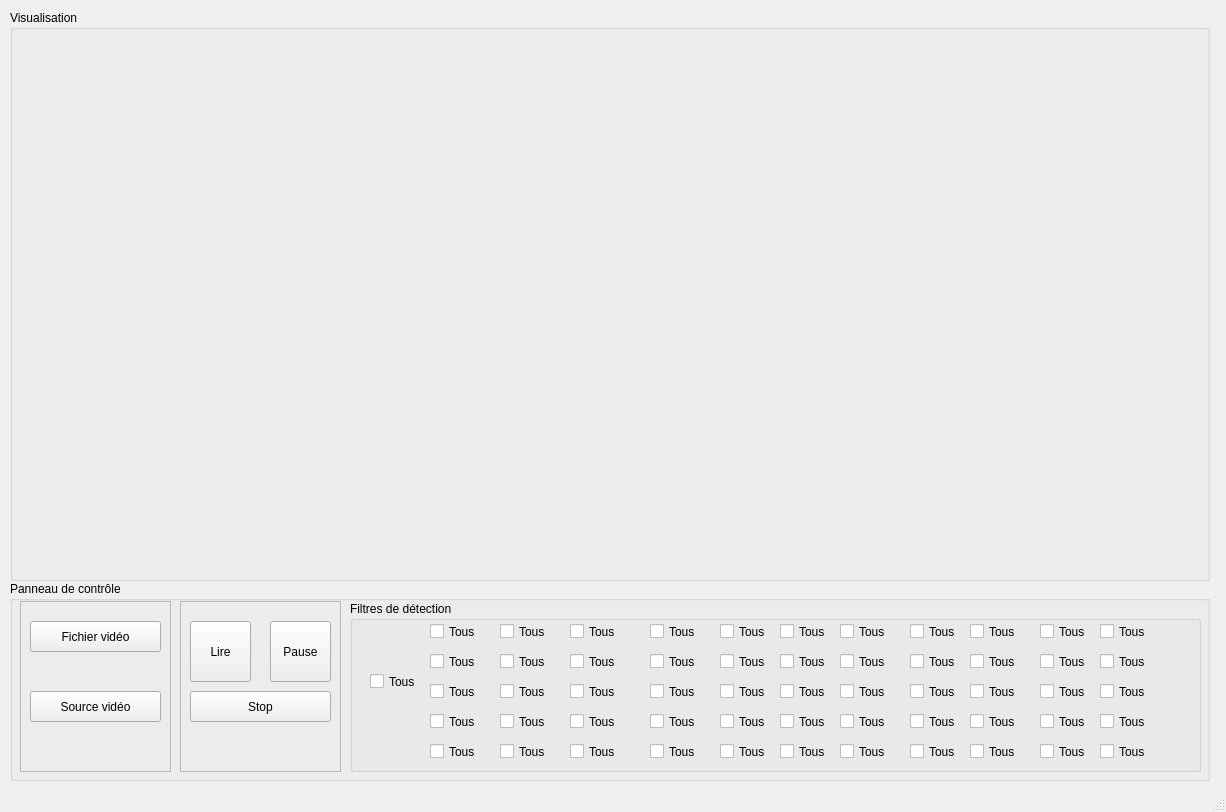
<?xml version="1.0" encoding="UTF-8"?>
<ui version="4.0">
 <class>MainWindow</class>
 <widget class="QMainWindow" name="MainWindow">
  <property name="geometry">
   <rect>
    <x>0</x>
    <y>0</y>
    <width>1226</width>
    <height>812</height>
   </rect>
  </property>
  <property name="windowTitle">
   <string>MainWindow</string>
  </property>
  <widget class="QWidget" name="centralwidget">
   <widget class="QWidget" name="verticalLayoutWidget">
    <property name="geometry">
     <rect>
      <x>10</x>
      <y>10</y>
      <width>1201</width>
      <height>771</height>
     </rect>
    </property>
    <layout class="QVBoxLayout" name="sections">
     <property name="spacing">
      <number>0</number>
     </property>
     <property name="sizeConstraint">
      <enum>QLayout::SetDefaultConstraint</enum>
     </property>
     <property name="leftMargin">
      <number>0</number>
     </property>
     <property name="rightMargin">
      <number>0</number>
     </property>
     <item>
      <widget class="QGroupBox" name="conteneur_video">
       <property name="maximumSize">
        <size>
         <width>1200</width>
         <height>600</height>
        </size>
       </property>
       <property name="title">
        <string>Visualisation</string>
       </property>
       <widget class="QLabel" name="label">
        <property name="geometry">
         <rect>
          <x>160</x>
          <y>20</y>
          <width>871</width>
          <height>541</height>
         </rect>
        </property>
        <property name="text">
         <string/>
        </property>
        <property name="pixmap">
         <pixmap>../../../Pictures/fgpvtnw0zbz11.jpg</pixmap>
        </property>
        <property name="scaledContents">
         <bool>true</bool>
        </property>
       </widget>
      </widget>
     </item>
     <item>
      <widget class="QGroupBox" name="conteneur_controles">
       <property name="maximumSize">
        <size>
         <width>1200</width>
         <height>200</height>
        </size>
       </property>
       <property name="title">
        <string>Panneau de contrôle</string>
       </property>
       <widget class="QFrame" name="controles_source">
        <property name="geometry">
         <rect>
          <x>10</x>
          <y>20</y>
          <width>151</width>
          <height>171</height>
         </rect>
        </property>
        <property name="frameShape">
         <enum>QFrame::StyledPanel</enum>
        </property>
        <property name="frameShadow">
         <enum>QFrame::Raised</enum>
        </property>
        <widget class="QPushButton" name="btn_fichier">
         <property name="geometry">
          <rect>
           <x>10</x>
           <y>20</y>
           <width>131</width>
           <height>31</height>
          </rect>
         </property>
         <property name="text">
          <string>Fichier vidéo</string>
         </property>
        </widget>
        <widget class="QPushButton" name="btn_source">
         <property name="geometry">
          <rect>
           <x>10</x>
           <y>90</y>
           <width>131</width>
           <height>31</height>
          </rect>
         </property>
         <property name="text">
          <string>Source vidéo</string>
         </property>
        </widget>
       </widget>
       <widget class="QFrame" name="controles_lecture">
        <property name="geometry">
         <rect>
          <x>170</x>
          <y>20</y>
          <width>161</width>
          <height>171</height>
         </rect>
        </property>
        <property name="frameShape">
         <enum>QFrame::StyledPanel</enum>
        </property>
        <property name="frameShadow">
         <enum>QFrame::Raised</enum>
        </property>
        <widget class="QPushButton" name="btn_lecture">
         <property name="geometry">
          <rect>
           <x>10</x>
           <y>20</y>
           <width>61</width>
           <height>61</height>
          </rect>
         </property>
         <property name="text">
          <string>Lire</string>
         </property>
        </widget>
        <widget class="QPushButton" name="btn_pause">
         <property name="geometry">
          <rect>
           <x>90</x>
           <y>20</y>
           <width>61</width>
           <height>61</height>
          </rect>
         </property>
         <property name="text">
          <string>Pause</string>
         </property>
        </widget>
        <widget class="QPushButton" name="btn_stop">
         <property name="geometry">
          <rect>
           <x>10</x>
           <y>90</y>
           <width>141</width>
           <height>31</height>
          </rect>
         </property>
         <property name="text">
          <string>Stop</string>
         </property>
        </widget>
       </widget>
       <widget class="QGroupBox" name="controles_filtres">
        <property name="geometry">
         <rect>
          <x>340</x>
          <y>20</y>
          <width>851</width>
          <height>171</height>
         </rect>
        </property>
        <property name="title">
         <string>Filtres de détection</string>
        </property>
        <widget class="QCheckBox" name="checkBox">
         <property name="geometry">
          <rect>
           <x>20</x>
           <y>70</y>
           <width>51</width>
           <height>21</height>
          </rect>
         </property>
         <property name="text">
          <string>Tous</string>
         </property>
        </widget>
        <widget class="QCheckBox" name="checkBox_2">
         <property name="geometry">
          <rect>
           <x>80</x>
           <y>50</y>
           <width>61</width>
           <height>21</height>
          </rect>
         </property>
         <property name="text">
          <string>Tous</string>
         </property>
        </widget>
        <widget class="QCheckBox" name="checkBox_3">
         <property name="geometry">
          <rect>
           <x>80</x>
           <y>20</y>
           <width>61</width>
           <height>21</height>
          </rect>
         </property>
         <property name="text">
          <string>Tous</string>
         </property>
        </widget>
        <widget class="QCheckBox" name="checkBox_4">
         <property name="geometry">
          <rect>
           <x>80</x>
           <y>80</y>
           <width>61</width>
           <height>21</height>
          </rect>
         </property>
         <property name="text">
          <string>Tous</string>
         </property>
        </widget>
        <widget class="QCheckBox" name="checkBox_5">
         <property name="geometry">
          <rect>
           <x>80</x>
           <y>110</y>
           <width>61</width>
           <height>21</height>
          </rect>
         </property>
         <property name="text">
          <string>Tous</string>
         </property>
        </widget>
        <widget class="QCheckBox" name="checkBox_6">
         <property name="geometry">
          <rect>
           <x>80</x>
           <y>140</y>
           <width>61</width>
           <height>21</height>
          </rect>
         </property>
         <property name="text">
          <string>Tous</string>
         </property>
        </widget>
        <widget class="QCheckBox" name="checkBox_7">
         <property name="geometry">
          <rect>
           <x>150</x>
           <y>50</y>
           <width>61</width>
           <height>21</height>
          </rect>
         </property>
         <property name="text">
          <string>Tous</string>
         </property>
        </widget>
        <widget class="QCheckBox" name="checkBox_8">
         <property name="geometry">
          <rect>
           <x>150</x>
           <y>140</y>
           <width>61</width>
           <height>21</height>
          </rect>
         </property>
         <property name="text">
          <string>Tous</string>
         </property>
        </widget>
        <widget class="QCheckBox" name="checkBox_9">
         <property name="geometry">
          <rect>
           <x>150</x>
           <y>110</y>
           <width>61</width>
           <height>21</height>
          </rect>
         </property>
         <property name="text">
          <string>Tous</string>
         </property>
        </widget>
        <widget class="QCheckBox" name="checkBox_10">
         <property name="geometry">
          <rect>
           <x>150</x>
           <y>80</y>
           <width>61</width>
           <height>21</height>
          </rect>
         </property>
         <property name="text">
          <string>Tous</string>
         </property>
        </widget>
        <widget class="QCheckBox" name="checkBox_11">
         <property name="geometry">
          <rect>
           <x>150</x>
           <y>20</y>
           <width>61</width>
           <height>21</height>
          </rect>
         </property>
         <property name="text">
          <string>Tous</string>
         </property>
        </widget>
        <widget class="QCheckBox" name="checkBox_12">
         <property name="geometry">
          <rect>
           <x>220</x>
           <y>80</y>
           <width>61</width>
           <height>21</height>
          </rect>
         </property>
         <property name="text">
          <string>Tous</string>
         </property>
        </widget>
        <widget class="QCheckBox" name="checkBox_13">
         <property name="geometry">
          <rect>
           <x>220</x>
           <y>20</y>
           <width>61</width>
           <height>21</height>
          </rect>
         </property>
         <property name="text">
          <string>Tous</string>
         </property>
        </widget>
        <widget class="QCheckBox" name="checkBox_14">
         <property name="geometry">
          <rect>
           <x>220</x>
           <y>50</y>
           <width>61</width>
           <height>21</height>
          </rect>
         </property>
         <property name="text">
          <string>Tous</string>
         </property>
        </widget>
        <widget class="QCheckBox" name="checkBox_15">
         <property name="geometry">
          <rect>
           <x>220</x>
           <y>140</y>
           <width>61</width>
           <height>21</height>
          </rect>
         </property>
         <property name="text">
          <string>Tous</string>
         </property>
        </widget>
        <widget class="QCheckBox" name="checkBox_16">
         <property name="geometry">
          <rect>
           <x>220</x>
           <y>110</y>
           <width>61</width>
           <height>21</height>
          </rect>
         </property>
         <property name="text">
          <string>Tous</string>
         </property>
        </widget>
        <widget class="QCheckBox" name="checkBox_17">
         <property name="geometry">
          <rect>
           <x>300</x>
           <y>50</y>
           <width>61</width>
           <height>21</height>
          </rect>
         </property>
         <property name="text">
          <string>Tous</string>
         </property>
        </widget>
        <widget class="QCheckBox" name="checkBox_18">
         <property name="geometry">
          <rect>
           <x>300</x>
           <y>20</y>
           <width>61</width>
           <height>21</height>
          </rect>
         </property>
         <property name="text">
          <string>Tous</string>
         </property>
        </widget>
        <widget class="QCheckBox" name="checkBox_19">
         <property name="geometry">
          <rect>
           <x>300</x>
           <y>140</y>
           <width>61</width>
           <height>21</height>
          </rect>
         </property>
         <property name="text">
          <string>Tous</string>
         </property>
        </widget>
        <widget class="QCheckBox" name="checkBox_20">
         <property name="geometry">
          <rect>
           <x>300</x>
           <y>110</y>
           <width>61</width>
           <height>21</height>
          </rect>
         </property>
         <property name="text">
          <string>Tous</string>
         </property>
        </widget>
        <widget class="QCheckBox" name="checkBox_21">
         <property name="geometry">
          <rect>
           <x>300</x>
           <y>80</y>
           <width>61</width>
           <height>21</height>
          </rect>
         </property>
         <property name="text">
          <string>Tous</string>
         </property>
        </widget>
        <widget class="QCheckBox" name="checkBox_22">
         <property name="geometry">
          <rect>
           <x>370</x>
           <y>50</y>
           <width>61</width>
           <height>21</height>
          </rect>
         </property>
         <property name="text">
          <string>Tous</string>
         </property>
        </widget>
        <widget class="QCheckBox" name="checkBox_23">
         <property name="geometry">
          <rect>
           <x>370</x>
           <y>80</y>
           <width>61</width>
           <height>21</height>
          </rect>
         </property>
         <property name="text">
          <string>Tous</string>
         </property>
        </widget>
        <widget class="QCheckBox" name="checkBox_24">
         <property name="geometry">
          <rect>
           <x>370</x>
           <y>110</y>
           <width>61</width>
           <height>21</height>
          </rect>
         </property>
         <property name="text">
          <string>Tous</string>
         </property>
        </widget>
        <widget class="QCheckBox" name="checkBox_25">
         <property name="geometry">
          <rect>
           <x>370</x>
           <y>20</y>
           <width>61</width>
           <height>21</height>
          </rect>
         </property>
         <property name="text">
          <string>Tous</string>
         </property>
        </widget>
        <widget class="QCheckBox" name="checkBox_26">
         <property name="geometry">
          <rect>
           <x>370</x>
           <y>140</y>
           <width>61</width>
           <height>21</height>
          </rect>
         </property>
         <property name="text">
          <string>Tous</string>
         </property>
        </widget>
        <widget class="QCheckBox" name="checkBox_27">
         <property name="geometry">
          <rect>
           <x>430</x>
           <y>20</y>
           <width>61</width>
           <height>21</height>
          </rect>
         </property>
         <property name="text">
          <string>Tous</string>
         </property>
        </widget>
        <widget class="QCheckBox" name="checkBox_28">
         <property name="geometry">
          <rect>
           <x>430</x>
           <y>140</y>
           <width>61</width>
           <height>21</height>
          </rect>
         </property>
         <property name="text">
          <string>Tous</string>
         </property>
        </widget>
        <widget class="QCheckBox" name="checkBox_29">
         <property name="geometry">
          <rect>
           <x>430</x>
           <y>50</y>
           <width>61</width>
           <height>21</height>
          </rect>
         </property>
         <property name="text">
          <string>Tous</string>
         </property>
        </widget>
        <widget class="QCheckBox" name="checkBox_30">
         <property name="geometry">
          <rect>
           <x>430</x>
           <y>110</y>
           <width>61</width>
           <height>21</height>
          </rect>
         </property>
         <property name="text">
          <string>Tous</string>
         </property>
        </widget>
        <widget class="QCheckBox" name="checkBox_31">
         <property name="geometry">
          <rect>
           <x>430</x>
           <y>80</y>
           <width>61</width>
           <height>21</height>
          </rect>
         </property>
         <property name="text">
          <string>Tous</string>
         </property>
        </widget>
        <widget class="QCheckBox" name="checkBox_32">
         <property name="geometry">
          <rect>
           <x>490</x>
           <y>140</y>
           <width>61</width>
           <height>21</height>
          </rect>
         </property>
         <property name="text">
          <string>Tous</string>
         </property>
        </widget>
        <widget class="QCheckBox" name="checkBox_33">
         <property name="geometry">
          <rect>
           <x>490</x>
           <y>110</y>
           <width>61</width>
           <height>21</height>
          </rect>
         </property>
         <property name="text">
          <string>Tous</string>
         </property>
        </widget>
        <widget class="QCheckBox" name="checkBox_34">
         <property name="geometry">
          <rect>
           <x>490</x>
           <y>20</y>
           <width>61</width>
           <height>21</height>
          </rect>
         </property>
         <property name="text">
          <string>Tous</string>
         </property>
        </widget>
        <widget class="QCheckBox" name="checkBox_35">
         <property name="geometry">
          <rect>
           <x>490</x>
           <y>50</y>
           <width>61</width>
           <height>21</height>
          </rect>
         </property>
         <property name="text">
          <string>Tous</string>
         </property>
        </widget>
        <widget class="QCheckBox" name="checkBox_36">
         <property name="geometry">
          <rect>
           <x>490</x>
           <y>80</y>
           <width>61</width>
           <height>21</height>
          </rect>
         </property>
         <property name="text">
          <string>Tous</string>
         </property>
        </widget>
        <widget class="QCheckBox" name="checkBox_37">
         <property name="geometry">
          <rect>
           <x>560</x>
           <y>20</y>
           <width>61</width>
           <height>21</height>
          </rect>
         </property>
         <property name="text">
          <string>Tous</string>
         </property>
        </widget>
        <widget class="QCheckBox" name="checkBox_38">
         <property name="geometry">
          <rect>
           <x>560</x>
           <y>80</y>
           <width>61</width>
           <height>21</height>
          </rect>
         </property>
         <property name="text">
          <string>Tous</string>
         </property>
        </widget>
        <widget class="QCheckBox" name="checkBox_39">
         <property name="geometry">
          <rect>
           <x>560</x>
           <y>50</y>
           <width>61</width>
           <height>21</height>
          </rect>
         </property>
         <property name="text">
          <string>Tous</string>
         </property>
        </widget>
        <widget class="QCheckBox" name="checkBox_40">
         <property name="geometry">
          <rect>
           <x>560</x>
           <y>140</y>
           <width>61</width>
           <height>21</height>
          </rect>
         </property>
         <property name="text">
          <string>Tous</string>
         </property>
        </widget>
        <widget class="QCheckBox" name="checkBox_41">
         <property name="geometry">
          <rect>
           <x>560</x>
           <y>110</y>
           <width>61</width>
           <height>21</height>
          </rect>
         </property>
         <property name="text">
          <string>Tous</string>
         </property>
        </widget>
        <widget class="QCheckBox" name="checkBox_42">
         <property name="geometry">
          <rect>
           <x>620</x>
           <y>50</y>
           <width>61</width>
           <height>21</height>
          </rect>
         </property>
         <property name="text">
          <string>Tous</string>
         </property>
        </widget>
        <widget class="QCheckBox" name="checkBox_43">
         <property name="geometry">
          <rect>
           <x>620</x>
           <y>140</y>
           <width>61</width>
           <height>21</height>
          </rect>
         </property>
         <property name="text">
          <string>Tous</string>
         </property>
        </widget>
        <widget class="QCheckBox" name="checkBox_44">
         <property name="geometry">
          <rect>
           <x>620</x>
           <y>20</y>
           <width>61</width>
           <height>21</height>
          </rect>
         </property>
         <property name="text">
          <string>Tous</string>
         </property>
        </widget>
        <widget class="QCheckBox" name="checkBox_45">
         <property name="geometry">
          <rect>
           <x>620</x>
           <y>110</y>
           <width>61</width>
           <height>21</height>
          </rect>
         </property>
         <property name="text">
          <string>Tous</string>
         </property>
        </widget>
        <widget class="QCheckBox" name="checkBox_46">
         <property name="geometry">
          <rect>
           <x>620</x>
           <y>80</y>
           <width>61</width>
           <height>21</height>
          </rect>
         </property>
         <property name="text">
          <string>Tous</string>
         </property>
        </widget>
        <widget class="QCheckBox" name="checkBox_47">
         <property name="geometry">
          <rect>
           <x>690</x>
           <y>50</y>
           <width>61</width>
           <height>21</height>
          </rect>
         </property>
         <property name="text">
          <string>Tous</string>
         </property>
        </widget>
        <widget class="QCheckBox" name="checkBox_48">
         <property name="geometry">
          <rect>
           <x>690</x>
           <y>80</y>
           <width>61</width>
           <height>21</height>
          </rect>
         </property>
         <property name="text">
          <string>Tous</string>
         </property>
        </widget>
        <widget class="QCheckBox" name="checkBox_49">
         <property name="geometry">
          <rect>
           <x>690</x>
           <y>20</y>
           <width>61</width>
           <height>21</height>
          </rect>
         </property>
         <property name="text">
          <string>Tous</string>
         </property>
        </widget>
        <widget class="QCheckBox" name="checkBox_50">
         <property name="geometry">
          <rect>
           <x>690</x>
           <y>110</y>
           <width>61</width>
           <height>21</height>
          </rect>
         </property>
         <property name="text">
          <string>Tous</string>
         </property>
        </widget>
        <widget class="QCheckBox" name="checkBox_51">
         <property name="geometry">
          <rect>
           <x>690</x>
           <y>140</y>
           <width>61</width>
           <height>21</height>
          </rect>
         </property>
         <property name="text">
          <string>Tous</string>
         </property>
        </widget>
        <widget class="QCheckBox" name="checkBox_52">
         <property name="geometry">
          <rect>
           <x>750</x>
           <y>50</y>
           <width>61</width>
           <height>21</height>
          </rect>
         </property>
         <property name="text">
          <string>Tous</string>
         </property>
        </widget>
        <widget class="QCheckBox" name="checkBox_53">
         <property name="geometry">
          <rect>
           <x>750</x>
           <y>140</y>
           <width>61</width>
           <height>21</height>
          </rect>
         </property>
         <property name="text">
          <string>Tous</string>
         </property>
        </widget>
        <widget class="QCheckBox" name="checkBox_54">
         <property name="geometry">
          <rect>
           <x>750</x>
           <y>80</y>
           <width>61</width>
           <height>21</height>
          </rect>
         </property>
         <property name="text">
          <string>Tous</string>
         </property>
        </widget>
        <widget class="QCheckBox" name="checkBox_55">
         <property name="geometry">
          <rect>
           <x>750</x>
           <y>20</y>
           <width>61</width>
           <height>21</height>
          </rect>
         </property>
         <property name="text">
          <string>Tous</string>
         </property>
        </widget>
        <widget class="QCheckBox" name="checkBox_56">
         <property name="geometry">
          <rect>
           <x>750</x>
           <y>110</y>
           <width>61</width>
           <height>21</height>
          </rect>
         </property>
         <property name="text">
          <string>Tous</string>
         </property>
        </widget>
       </widget>
      </widget>
     </item>
    </layout>
   </widget>
  </widget>
  <widget class="QStatusBar" name="statusbar"/>
 </widget>
 <resources/>
 <connections/>
</ui>
